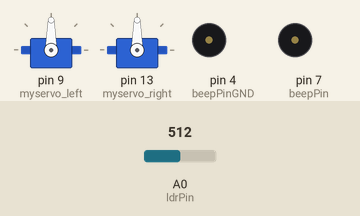
Simulated run of this sketch. Board: Arduino Uno, built with avr-gcc and run on an emulated ATmega328P. Shown: 2 × servo, buzzer (waves = sounding, pin HIGH). The inputs (shaded band) are chosen by the test bench; at power-on: A0 (ldrPin) = 512. What the sketch prints to the serial monitor is not drawn.

Above: at 2.3 s.
2.4 s: A0 (ldrPin) set to 487
At 4.5 s:
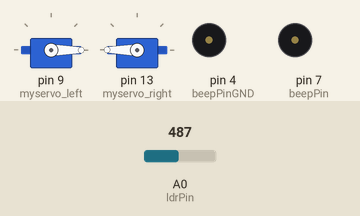
7.4 s: A0 (ldrPin) set to 510
At 8.8 s:
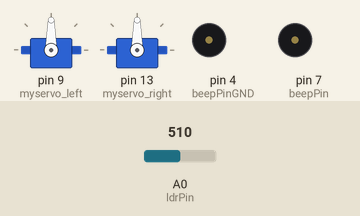
9.5 s: A0 (ldrPin) set to 490
At 11.4 s:
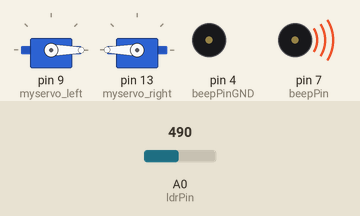
14.5 s: A0 (ldrPin) set to 511
At 15.0 s:
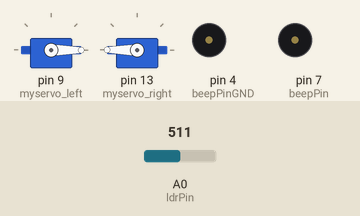
Timing chart, 0 to 17.5 s (numbered marks = the images above; inputs shaded):
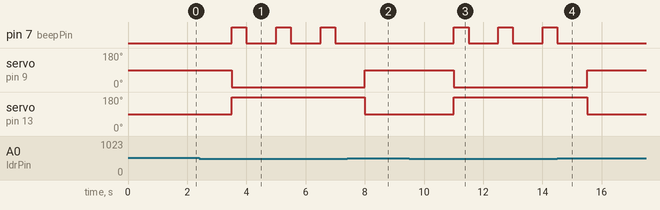

The sketch:

task6_ard_uno_maozi.ino
```cpp
#include <Servo.h>
Servo myservo_left;
Servo myservo_right;

const int ldrPin = A0;    // 定义光敏电阻的引脚
const int servoPin = 9;   // 定义SG90的引脚
const int beepPin = 7;    // 定义蜂鸣器引脚
const int beepPinGND = 4; // 定义蜂鸣器引脚

void setup()
{
    pinMode(ldrPin, INPUT);
    Serial.begin(115200);
    pinMode(beepPin, OUTPUT);   // 蜂鸣器引脚设置成输出模式
    digitalWrite(beepPin, LOW); // 蜂鸣器停止工作

    pinMode(beepPinGND, OUTPUT);
    digitalWrite(beepPinGND, LOW);
    myservo_left.attach(9);
    myservo_right.attach(13);
    Serial.println("设备上线！");
}

void loop()
{
    int ldrValue = analogRead(ldrPin); // 读取模拟口A0的值，存入变量中
    Serial.print("光敏电阻得到的数值 = ");
    Serial.println(ldrValue); // 输出gmValue的值到串口监视器
    delay(500);

    if (ldrValue < 500) // 光敏电阻阈值
    {
        myservo_left.write(0);    // 强光时，左边舵机驱动帽檐到达侧边
        myservo_right.write(180); // 强光时，右边舵机驱动帽檐到达侧边

        digitalWrite(beepPin, HIGH); // 蜂鸣器工作
        delay(500);
        digitalWrite(beepPin, LOW);
        delay(500);
    }

    else
    {
        digitalWrite(beepPin, LOW); // 蜂鸣器停止工作
        myservo_left.write(90);     // 弱光时，左边舵机驱动帽檐到达前面
        myservo_right.write(90);    // 弱光时，右边舵机驱动帽檐到达前面
        delay(1000);
    }
}
```

Measured:
- the behaviour switches between 500 and 499 on A0 (ldrPin) (found by bisection; images 0 and 1)
- after the input at 2.4 s, pin 7 (beepPin): alternates HIGH for 0.50 s and LOW for 1.0 s, starting after 1.1 s; servo on pin 9 (myservo_left): 90° → 0° after 1.1 s; servo on pin 13 (myservo_right): 90° → 180° after 1.1 s
- after the input at 7.4 s, pin 7 (beepPin): stays LOW (without the input it goes to HIGH after 0.60 s); servo on pin 9 (myservo_left): 0° → 90° after 0.60 s; servo on pin 13 (myservo_right): 180° → 90° after 0.60 s
- after the input at 9.5 s, pin 7 (beepPin): alternates HIGH for 0.50 s and LOW for 1.0 s, starting after 1.5 s; servo on pin 9 (myservo_left): 90° → 0° after 1.5 s; servo on pin 13 (myservo_right): 90° → 180° after 1.5 s
- after the input at 14.5 s, pin 7 (beepPin): goes on until 14.5 s, then stays LOW; servo on pin 9 (myservo_left): 0° → 90° after 1.0 s; servo on pin 13 (myservo_right): 180° → 90° after 1.0 s
